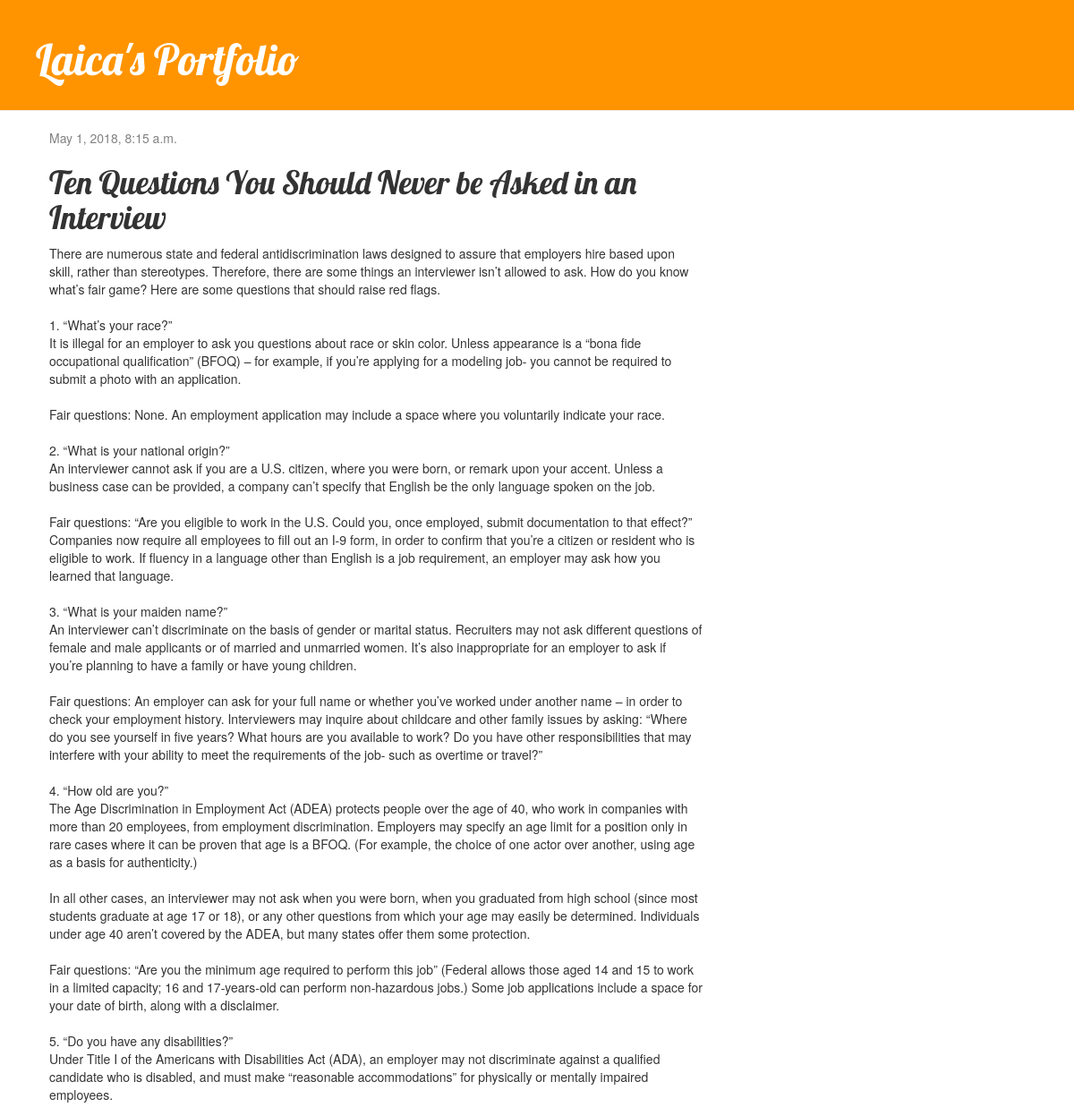
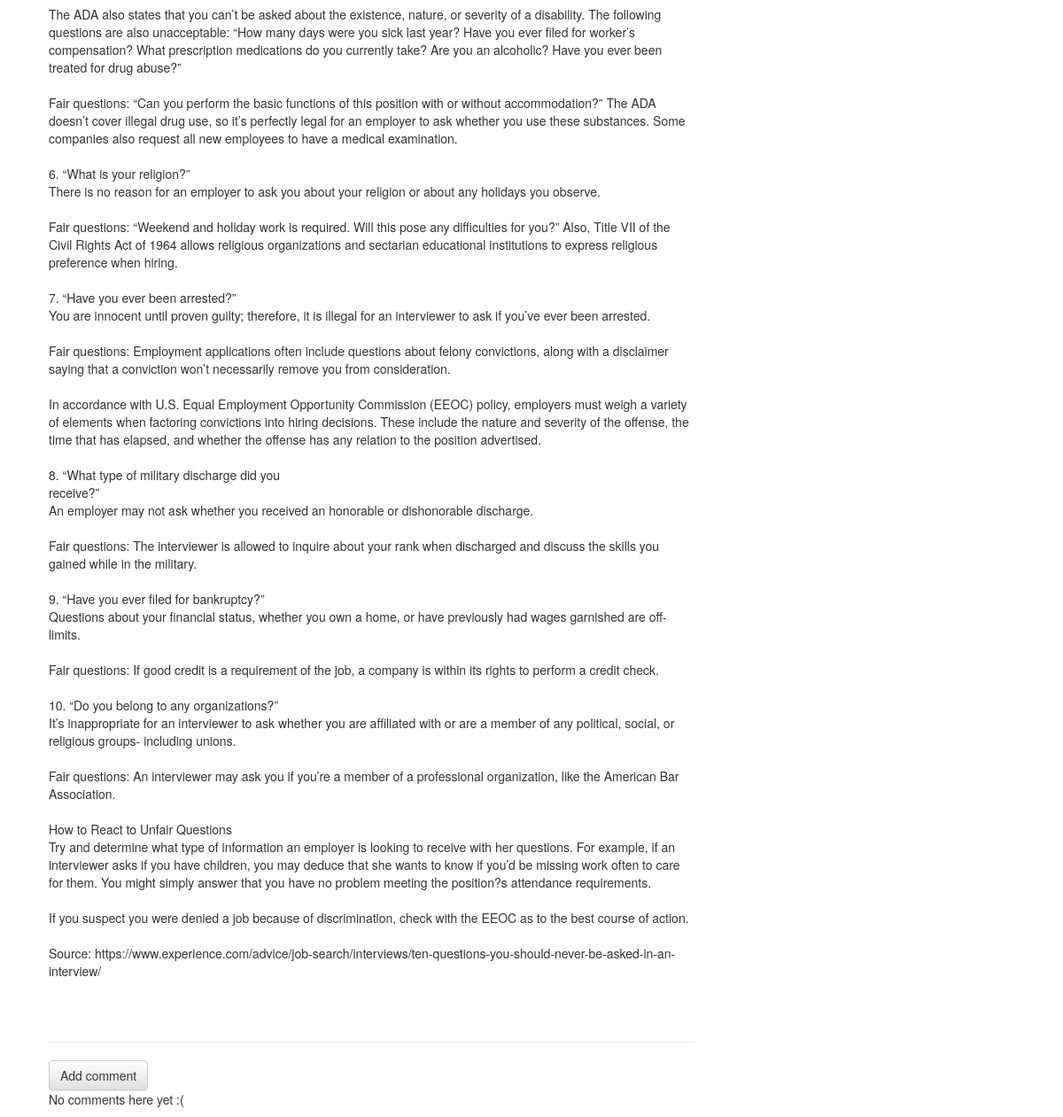
/post/16/, run on the app's committed database (2 pictures, top to bottom).
### projectblog/models.py (models this page shows, shortened)
class Post(models.Model):
    author = models.ForeignKey('auth.User', on_delete=models.CASCADE)
    title = models.CharField(max_length=200)
    upvotes = models.IntegerField(default=0)
    text = models.TextField()
    created_date = models.DateTimeField(default=timezone.now)
    published_date = models.DateTimeField(blank=True, null=True)

### projectblog/views.py (the view)
# urls.py: url(r'^post/(?P<pk>\d+)/$', views.post_detail, name='post_detail'),
def post_detail(request, pk):
    post = get_object_or_404(Post, pk=pk)
    return render(request, 'projectblog/post_detail.html', {'post': post})

### projectblog/templates/projectblog/post_detail.html (shortened to what this page needs)
{% extends 'projectblog/base.html' %}
{% block content %}
    <div class="post">
        {% if post.published_date %}
            <div class="date">
                {{ post.published_date }}
            </div>
        {% endif %}
        <h1>{{ post.title }}</h1>
        <p>{{ post.text|linebreaksbr }}</p>
    </div>
    <hr>
    <a class="btn btn-default" href="{% url 'add_comment_to_post' pk=post.pk %}">Add comment</a>
	{% for comment in post.comments.all %}
	    {% if user.is_authenticated or comment.approved_comment %}
	    <div class="comment">
	        <div class="date">
	            {{ comment.created_date }}
	            {% if not comment.approved_comment %}
	                <a class="btn btn-default" href="{% url 'comment_remove' pk=comment.pk %}"><span class="glyphicon glyphicon-remove"></span></a>
	                <a class="btn btn-default" href="{% url 'comment_approve' pk=comment.pk %}"><span class="glyphicon glyphicon-ok"></span></a>
	            {% endif %}
	        </div>
	        <strong>{{ comment.author }}</strong>
	        <p>{{ comment.text|linebreaks }}</p>
	    </div>
	    {% endif %}
	{% empty %}
	    <p>No comments here yet :(</p>
	{% endfor %}
{% endblock %}

### projectblog/static/css/projectblog.css (style rules this page uses)
body { padding-left: 0px; }
h1, h2, h3, h4 { font-family: 'Lobster', cursive; }
.date { color: #828282; }
.post { margin-bottom: 70px; }

### data on the page
Post: published_date "May 1, 2018, 8:15 a.m.", title "Ten Questions You Should Never be Asked in an Interview", text "There are numerous state and federal antidiscrimination laws designed to assure that employers hire based upon skill, rather than stereotypes. Therefore, there are some things an interviewer isn’t allowed to ask. How do you know what’s fair game? Here are some questions that should raise red flags. 1. “What’s your race?” It is illegal for an employer to ask you questions about race or skin color. Unless appearance is a “bona fide occupational qualification” (BFOQ) – for example, if you’re applying for a modeling job- you cannot be required to submit a photo with an application. Fair questions: None. An employment application may include a space where you voluntarily indicate your race. 2.…"
